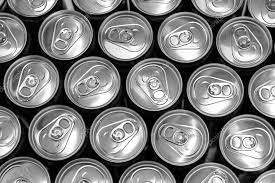
#> input picture iSegAlgo-master/Flow/cans.pgm, 275 x 183 px, found by its file name
$ python SegmentationAlgos.py
#> lines starting #> are read from the running program, lines starting #| are printed output that depends on the picture; after the words box and inside, x2 and y2 are one past the last pixel; in counts of white or black regions, pixels touching at a corner belong together
'''

1. Gaussian
2. OTSU
3. SobelEdge
4. Hough Transform

'''

import numpy as np
from numpy import array
from PIL import Image
import datetime
import imageio

import sys
import numpy as np
import matplotlib.pyplot as plt
import matplotlib.patches as plt_patches
from scipy.signal import fftconvolve
from scipy.ndimage import filters

_MIN_RADIUS = 15
_MAX_RADIUS = 75
_RADIUS_STEP = 5
_ANNULUS_WIDTH = 5
_EDGE_THRESHOLD = 0.005
_NEG_INTERIOR_WEIGHT = 1.1

MAX_IMAGESIZE = 4000
MAX_BRIGHTNESS = 255
GRAYLEVEL = 256
MAX_FILENAME = 256
MAX_BUFFERSIZE = 256

def rgb_to_gray(img):
    grayImage = np.zeros(img.shape)
    R = np.array(img[:, :, 0])
    G = np.array(img[:, :, 1])
    B = np.array(img[:, :, 2])

    R = (R *.299)
    G = (G *.587)
    B = (B *.114)

    Avg = (R+G+B)
    grayImage = img.copy()

    for i in range(3):
        grayImage[:,:,i] = Avg

    return grayImage


def otsu_th():

    face = imageio.imread('Flow/output1.pgm')
    image2 = face
    print(face.shape)

    image1 = face

    y_size1 = face.shape[0]
    x_size1 = face.shape[1]
    hist = [0]*256
    prob = [0.0]*256
    myu = [0.0]*256
    omega = [0.0]*256
    sigma = [0.0]*256

    print("Otsu's binarization process starts now.\n")
    # /* Histogram generation */
    for y in range(0, y_size1):
        for x in range(0, x_size1):
            hist[image1[y][x]] += 1

    # /* calculation of probability density */
    for i in range(0, GRAYLEVEL):
        prob[i] = float(hist[i]) / (x_size1 * y_size1)
    for i in range(0, 256):
        print("Serial: " + str(prob[i]))
    # /* omega & myu generation */
    omega[0] = prob[0]
    myu[0] = 0.0  # /* 0.0 times prob[0] equals zero */
    for i in range(1, GRAYLEVEL):
        omega[i] = omega[i-1] + prob[i]
        myu[i] = myu[i-1] + i*prob[i]

    '''/* sigma maximization
     sigma stands for inter-class variance
     and determines optimal threshold value */'''
    threshold = 0
    max_sigma = 0.0
    for i in range(0, GRAYLEVEL-1):
        if (omega[i] != 0.0 and omega[i] != 1.0):
            sigma[i] = ((myu[GRAYLEVEL-1]*omega[i] - myu[i])
                        ** 2) / (omega[i]*(1.0 - omega[i]))
        else:
            sigma[i] = 0.0
        if (sigma[i] > max_sigma):
            max_sigma = sigma[i]
            threshold = i

    print("\nthreshold value = " + str(threshold))

    # /* binarization output into image2 */
    x_size2 = x_size1
    y_size2 = y_size1
    for y in range(0, y_size2):
        for x in range(0, x_size2):
            if (image1[y][x] > threshold):
                image2[y][x] = MAX_BRIGHTNESS
            else:
                image2[y][x] = 0
    print("End")

    return image2


def gaussianBlur():
    a = datetime.datetime.now()

    # [5 lines of commented-out code are left out]

    face = imageio.imread('Flow/cans.pgm')
#> face is the input picture: shape (183, 275); min 0, max 255, mean 125.6

    print(face.shape)
#| (183, 275)

    convx = array([[1/16, 2/16, 1/16],
                [2/16, 4/16, 2/16],
                [1/16, 2/16, 1/16]])
    l = face.shape[0]
#> l = 183
    b = face.shape[1]
#> b = 275
    padded = np.zeros((l+2, b+2))
    for i in range(0, l):
        for j in range(0, b):
            padded[i+1][j+1] = face[i][j]
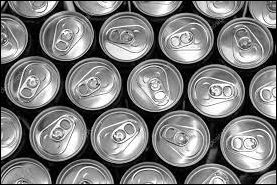
#> padded: shape (185, 277) float64; min 0, max 255, mean 123.3


    res = np.zeros((l, b), dtype='uint8')
    i = None
    j = None

    for i in range(1, l+1):
        for j in range(1, b+1):
            res[i-1][j-1] = (convx[0][0]*padded[i-1][j-1] + convx[0][1]*padded[i-1][j]+convx[0][2]*padded[i-1][j+1] +
                            convx[1][0]*padded[i][j-1]+convx[1][1]*padded[i][j] + convx[1][2]*padded[i][j+1] +
                            convx[2][0]*padded[i+1][j-1] + convx[2][1]*padded[i+1][j] + convx[2][2]*padded[i+1][j+1])


    img = Image.fromarray(res)
    img.save('Flow/output1.pgm')
    img.save('Flow/output1.png')

    b = datetime.datetime.now()
    print(b-a)

def OTSU():
    a = datetime.datetime.now()
    image2 = otsu_th()
#| (183, 275)
#> after the loop in otsu_th, `for y in range(0, y_size2):`:
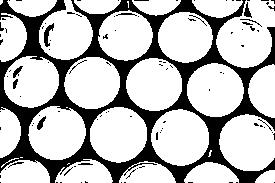
#> image2: shape (183, 275); 73.9% white; 102 black regions (91 under 20 px), largest, box (x1, y1, x2, y2) and area: (0, 0, 275, 183) 12262, (44, 23, 54, 47) 108, (244, 2, 252, 18) 61
    b = datetime.datetime.now()
    print("Time: "+str(b-a))
    img = Image.fromarray(image2)
    img.save('Flow/output2.pgm')
    img.save('Flow/output2.png')

    # img.show()

def sobelEdge():

    a = datetime.datetime.now()
    face = imageio.imread('Flow/output2.pgm')

    print(face.shape)

    convx = array([[-1, 0, 1],
                [-2, 0, 2],
                [-1, 0, 1]])

    l = face.shape[0]
#> l = 183
    b = face.shape[1]
#> b = 275

    padded = np.zeros((l+2,b+2)).astype(np.uint8)

    i = None
    j = None

    for i in range(0, l):
        for j in range(0, b):
            padded[i+1][j+1] = face[i][j]
#> padded: shape (185, 277); 72.6% white; 70 black regions (59 under 20 px), largest, box (x1, y1, x2, y2) and area: (0, 0, 277, 185) 13324, (45, 24, 55, 48) 108, (245, 3, 253, 19) 61

    res = np.zeros((l,b)).astype(np.uint8)

    i = None
    j = None

    for i in range(1, l+1):
        for j in range(1, b+1):
            res[i-1][j-1] = (convx[0][0]*padded[i-1][j-1] + convx[0][1]*padded[i-1][j]+convx[0][2]*padded[i-1][j+1] +
                            convx[1][0]*padded[i][j-1]+convx[1][1]*padded[i][j] + convx[1][2]*padded[i][j+1] +
                            convx[2][0]*padded[i+1][j-1] + convx[2][1]*padded[i+1][j] + convx[2][2]*padded[i+1][j+1])

            res[i-1][j-1] = (res[i-1][j-1]**2)
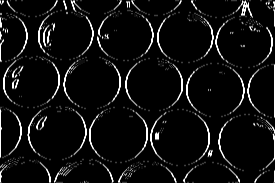
#> res: shape (183, 275); min 0, max 16, mean 1.04; drawn with min black and max white

    resy = np.zeros((l+2,b+2)).astype(np.uint8)

    i = None
    j = None
    convy = [[1, 2, 1],
            [0, 0, 0],
            [-1, -2, -1]
            ]

    for i in range(1, l+1):
        for j in range(1, b+1):
            resy[i-1][j-1] = (convy[0][0]*padded[i-1][j-1] + convy[0][1]*padded[i-1][j]+convy[0][2]*padded[i-1][j+1] +
                            convy[1][0]*padded[i][j-1]+convy[1][1]*padded[i][j] + convy[1][2]*padded[i][j+1] +
                            convy[2][0]*padded[i+1][j-1] + convy[2][1]*padded[i+1][j] + convy[2][2]*padded[i+1][j+1])

            resy[i-1][j-1] = (resy[i-1][j-1]**2)
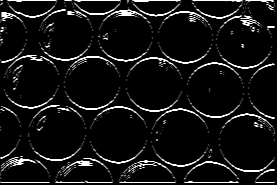
#> resy: shape (185, 277); min 0, max 16, mean 1.27; drawn with min black and max white

    res2 = np.zeros((l,b)).astype(np.uint8)

    for i in range(0, l):
        for j in range(0, b):
            res2[i][j] = int((res[i-1][j-1]+int(resy[i-1][j-1])))
            if res2[i][j] > 15:
                res2[i][j] = 255
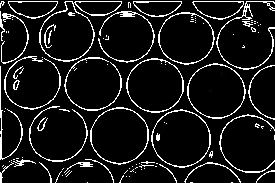
#> res2: shape (183, 275); min 0, max 255, mean 25.2


    img = Image.fromarray(res2.astype(np.uint8))
    img.save('Flow/output3.png')
    # img.show()

    b = datetime.datetime.now()
    print(b-a)


def _detectEdges(image, threshold):
    """
    Sobel edge detection on the image
    """
    # sobel filter in x and y direction
    image = filters.sobel(image, 0)**2 + filters.sobel(image, 1)**2
    image -= image.min()

    # make binary image
    image = image > image.max()*threshold
    image.dtype = np.int8

    return image


def _makeAnnulusKernel(outer_radius, annulus_width):
    """
    Create an annulus with the given inner and outer radii

    Ex. inner_radius = 4, outer_radius = 6 will give you:


    """
    grids = np.mgrid[-outer_radius:outer_radius +
                     1, -outer_radius:outer_radius+1]

    # [j][i] = r^2
    kernel_template = grids[0]**2 + grids[1]**2

    # get boolean value for inclusion in the circle
    outer_circle = kernel_template <= outer_radius**2
    inner_circle = kernel_template < (outer_radius - annulus_width)**2

    # back to integers
    outer_circle.dtype = inner_circle.dtype = np.int8
    inner_circle = inner_circle*_NEG_INTERIOR_WEIGHT
    annulus = outer_circle - inner_circle
    return annulus


def _detectCircles(image, radii, annulus_width):
    """
    Perfrom a FFT Convolution over all the radii with the given annulus width.
    Smaller annulus width = more precise
    """
    acc = np.zeros((radii.size, image.shape[0], image.shape[1]))

    for i, r in enumerate(radii):
        C = _makeAnnulusKernel(r, annulus_width)
        acc[i, :, :] = fftconvolve(image, C, 'same')

    return acc


def _iterativeDetectCircles(edges, image):
    """
    TODO: finish this

    The idea:
    Start with an annulus with a large radius.
    Split this into 2 annuli of equal area. The annulus width will be different
    Find the annulus with a higher signal in the image
    Repeat the process for the higher signal,
    until a minumum annulus width is reached (preferrably 1)

    Initialize:
    large radius = min(image.shape)/2 ... actually maybe a little less
    min radius is some small number, not too small to avoid high match to noise

    TODO: the signals for each annulus have to be comparable
             solution? -> normalize to the area of the annulus
    """

    return


def _displayResults(image, edges, center, radius, output=None):
    """
    Display the accumulator for the radius with the highest votes.
    Draw the radius on the image and display the result.
    """

    # display accumulator image
    plt.gray()
    fig = plt.figure(1)
    fig.clf()
    subplots = []
    subplots.append(fig.add_subplot(1, 2, 1))
    plt.imshow(edges)
    plt.title('Edge image')

    # display original image
    subplots.append(fig.add_subplot(1, 2, 2))
    plt.imshow(image)
    plt.title('Center: %s, Radius: %d' % (str(center), radius))
    # draw the detected circle
    blob_circ = plt_patches.Circle(center, radius, fill=False, ec='red')
    plt.gca().add_patch(blob_circ)

    #   Fix axis distortion:
    plt.axis('image')

    if output:
        plt.savefig(output)

    plt.draw()
    plt.show()

    return


def _topNCircles(acc, radii, n):

    maxima = []
    max_positions = []
    max_signal = 0
    for i, r in enumerate(radii):
        max_positions.append(np.unravel_index(acc[i].argmax(), acc[i].shape))
        maxima.append(acc[i].max())
        # use the radius to normalize
        signal = maxima[i]/np.sqrt(float(r))

        if signal > max_signal:
            max_signal = signal
            (circle_y, circle_x) = max_positions[i]
            radius = r
        print("Maximum signal for radius %d: %d %s, normal signal: %f" %
              (r, maxima[i], max_positions[i], signal))

    # Identify maximum. Note: the values come back as index, row, column
#    max_index, circle_y, circle_x = np.unravel_index(acc.argmax(), acc.shape)

    return (circle_x, circle_y), radius  # radii[max_index]


def DetectCircleFromFile(filename, show_result=False):

    image = plt.imread(filename)
    center, radius = DetectCircle(image, True, show_result)
    return center, radius


def DetectCircle(image, preprocess=False, show_result=False):

    if preprocess:
        if image.ndim > 2:
            image = np.mean(image, axis=2)
        print("Image size: ", image.shape)

        # noise reduction
        image = filters.gaussian_filter(image, 2)

        # edges and density
        edges = _detectEdges(image, _EDGE_THRESHOLD)
        edge_list = np.array(edges.nonzero())
        density = float(edge_list[0].size)/edges.size
        print("Signal density:", density)
        if density > 0.25:
            print("High density, consider more preprocessing")

    # create kernels and detect circle
    radii = np.arange(_MIN_RADIUS, _MAX_RADIUS, _RADIUS_STEP)
    acc = _detectCircles(edges, radii, _ANNULUS_WIDTH)
    center, radius = _topNCircles(acc, radii, 1)
    print("Circle detected at ", center, radius)

    if show_result:
        _displayResults(image, edges, center, radius, 'Flow/output4.png')

    return center, radius


def _run(filename):
    return DetectCircleFromFile(filename)


def houghTranform():
    DetectCircleFromFile('Flow/output3.png', True)
#> in _detectEdges, `image = image > image.max()*threshold`:
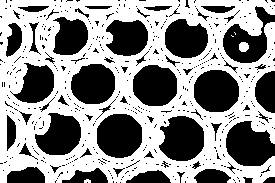
#> image: shape (183, 275) bool; 55.9% white; 465 black regions (406 under 20 px), largest, box (x1, y1, x2, y2) and area: (97, 114, 142, 158) 1615, (226, 121, 275, 166) 1599, (159, 116, 204, 161) 1559
#> the loop in _topNCircles, `for i, r in enumerate(radii):` made 12 passes
#> (signal, max_signal, circle_y, circle_x) on passes 1 to 5: (93.75, 93.75, 117, 28), (98.7, 98.7, 122, 19), (129.5, 129.5, 35, 68), (145.8, 145.8, 136, 120), (148, 148, 142, 123)
#> signal on passes 6 to 11: 134, 118.6, 109.1, 120.9, 113.2, 107
#> after the loop in _topNCircles, `for i, r in enumerate(radii):`: circle_x = 123; circle_y = 142; max_positions = [(117, 28), (122, 19), (35, 68), (136, 120), (142, 123), (137, 123), (123, 43), (111, 49), (54, 102), (105, 70), (79, 189), (104, 124)]; max_signal = 148; maxima = [363.1, 441.4, 647.3, 798.4, 875.3, 847.2, 795.3, 771.8, 896.6, 877, 863, 756.2]; radius = 35
#> in DetectCircle, `center, radius = _topNCircles(acc, radii, 1)`: center = (123, 142); radius = 35
#> in _displayResults, `plt.savefig(output)`:
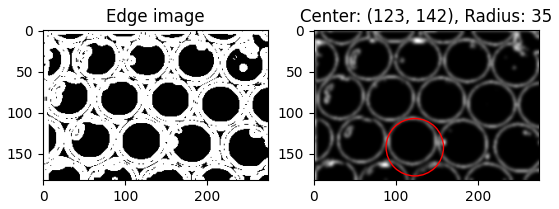
#> figure drawn by matplotlib, 2 panels
#> in DetectCircleFromFile, `center, radius = DetectCircle(image, True, show_result)`: center = (123, 142); radius = 35


'''Main execution'''

gaussianBlur()

OTSU()

sobelEdge()

houghTranform()
